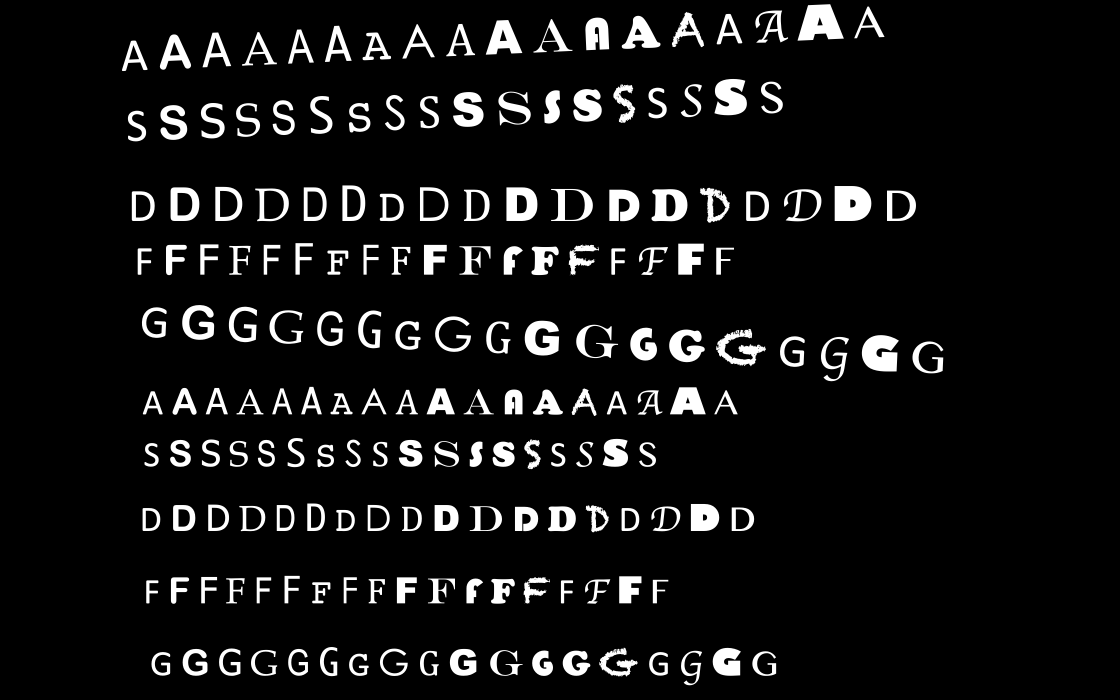
#> input picture Tarea 1/img/Testing.png, 3360 x 2100 px (shown at 1/3 size)
$ python -i utils.py   (imports and definitions only)
#> lines starting #> are read from the running program, lines starting #| are printed output that depends on the picture; after the words box and inside, x2 and y2 are one past the last pixel; in counts of white or black regions, pixels touching at a corner belong together
'''
        UTILS:

Saca bordes:
cv2.Canny(img,100,200)

Dibuja rectangulos:
cv2.rectangle(img, (500, 500), (1000, 1000), (255, 0, 0), 50)

Muestra 3 imagenes:
plt.figure(figsize=(75, 75))
plt.subplot(131), plt.imshow(th_R, cmap='gray')
plt.title('R Image'), plt.xticks([]), plt.yticks([])

plt.subplot(132), plt.imshow(th_G, cmap='gray')
plt.title('G Image'), plt.xticks([]), plt.yticks([])

plt.subplot(133), plt.imshow(th_B, cmap='gray')
plt.title('B Image'), plt.xticks([]), plt.yticks([])

plt.show()
'''

import cv2
from matplotlib import pyplot as plt
import numpy as np
import argparse
import json


def getThresholdImgs(img):
    '''
    Compute the threshold image of the three canals
    :params:
    img

    :returns:
    th_R, th_G, th_B
    '''

    img_R, img_G, img_B = cv2.split(img)

    _, th_R = cv2.threshold(img_R, 127, 255, cv2.THRESH_BINARY | cv2.THRESH_OTSU)
    _, th_G = cv2.threshold(img_G, 127, 255, cv2.THRESH_BINARY | cv2.THRESH_OTSU)
    _, th_B = cv2.threshold(img_B, 127, 255, cv2.THRESH_BINARY | cv2.THRESH_OTSU)

    return th_R, th_G, th_B


# [47 lines left out: functions printImg, isInside, segmentate, not called in this run]


def extractSubmatrix(matrix, upperPoint, downerPoint):
    return np.array([ x[upperPoint[0]:downerPoint[0]]
            for x in matrix[upperPoint[1]:downerPoint[1]]])


def saveJson(name, data):
    with open('data/' + name + '.json', 'w') as file:
        file.write(json.dumps(data, indent=2))

>>> import cv2
>>> picture = cv2.imread('../../Tarea 1/img/Testing.png')
#> picture is the input picture: shape (2100, 3360, 3); min 0, max 255, mean 19.3
>>> result = getThresholdImgs(picture)
#> in getThresholdImgs, `_, th_R = cv2.threshold(img_R, 127, 255, cv2.THRESH_BINARY | cv2.THRES..`:
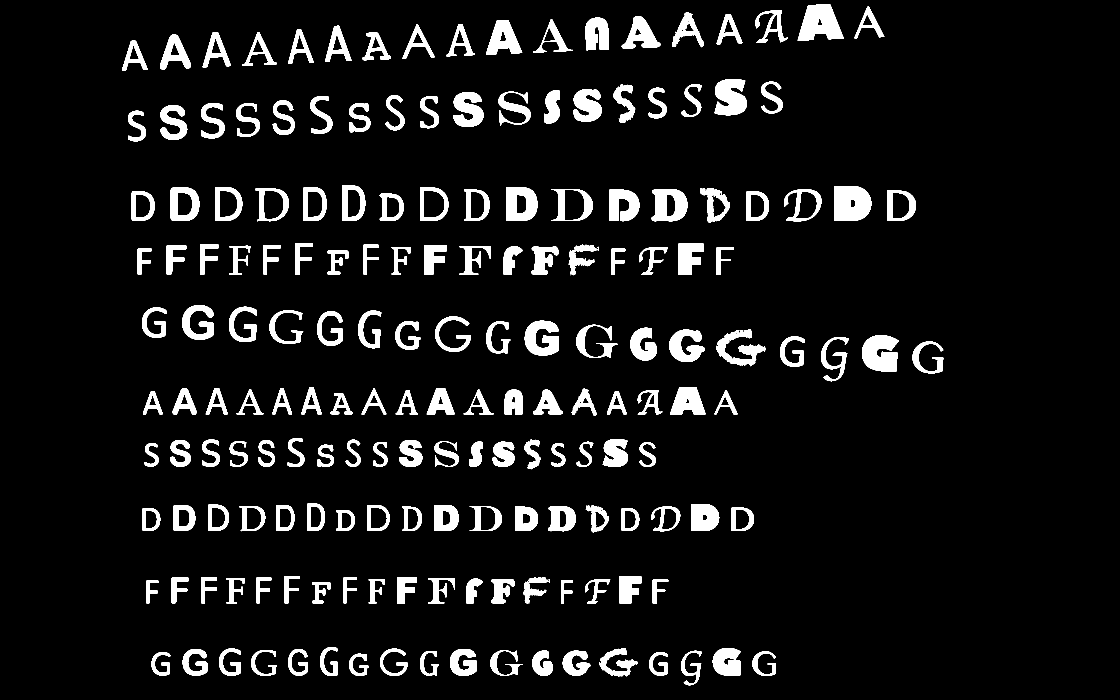
#> th_R: shape (2100, 3360) (shown at 1/3 size); 7.6% white; 195 white regions (15 under 20 px), largest, box (x1, y1, x2, y2) and area: (2504, 558, 2614, 663) 10036, (2393, 13, 2531, 122) 9913, (2586, 1005, 2696, 1114) 9136

$ run again, on Tarea 1/img/Training_01.png
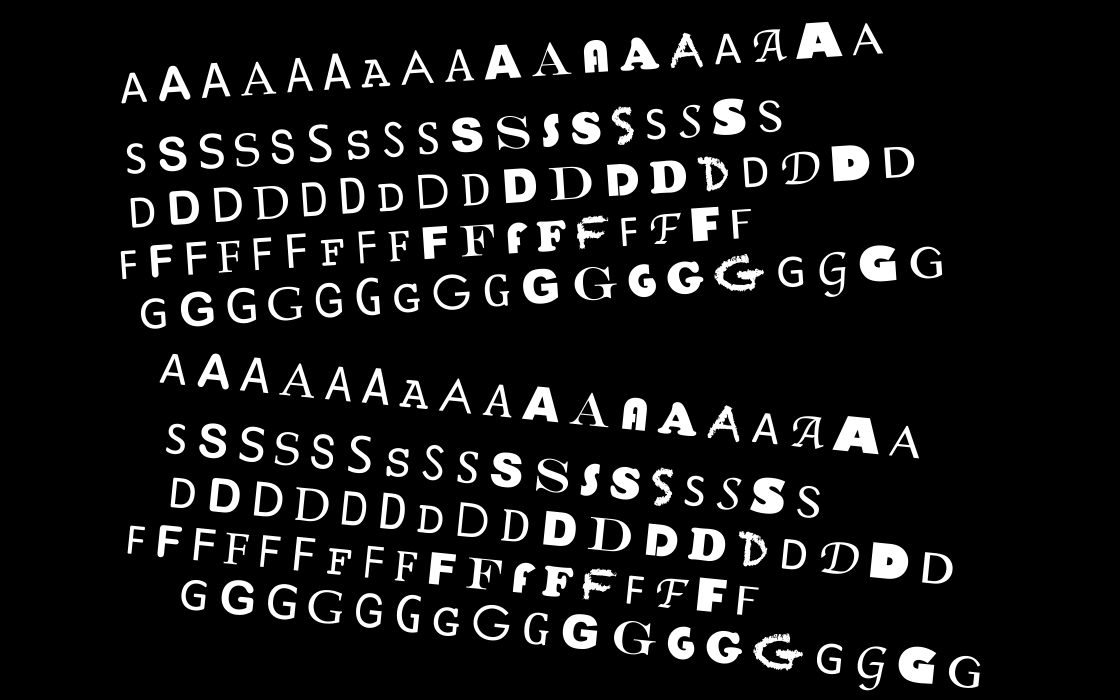
#> input picture Tarea 1/img/Training_01.png, 3360 x 2100 px (shown at 1/3 size)
#> picture is the input picture: shape (2100, 3360, 3); min 0, max 255, mean 24.2
#> in getThresholdImgs, `_, th_R = cv2.threshold(img_R, 127, 255, cv2.THRESH_BINARY | cv2.THRES..`:
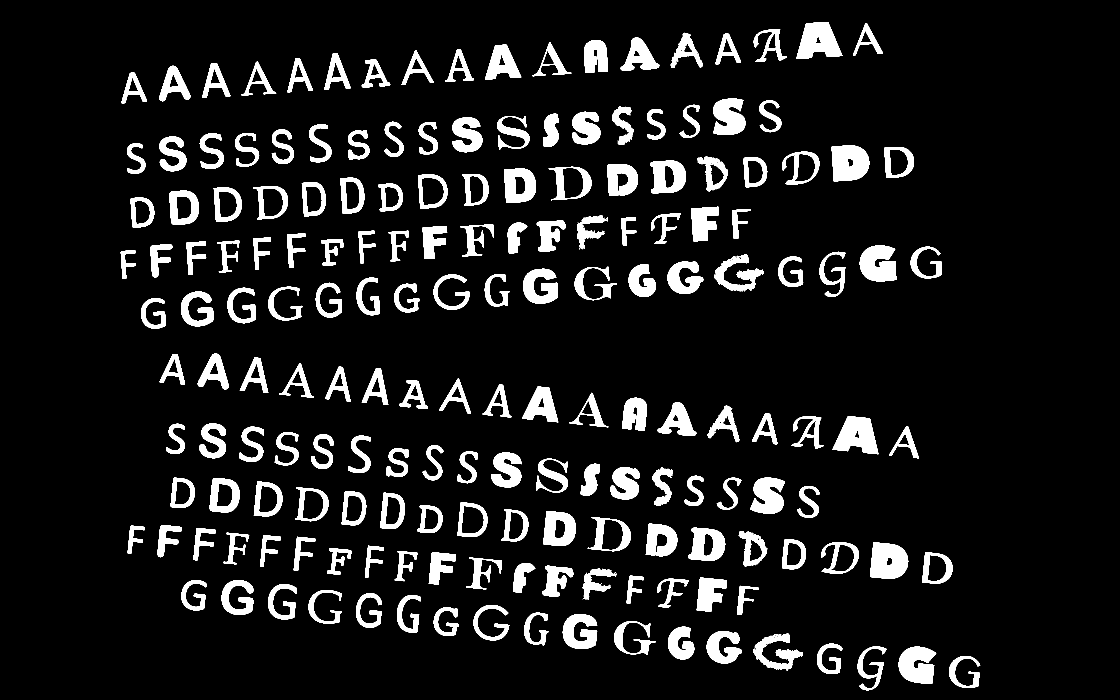
#> th_R: shape (2100, 3360) (shown at 1/3 size); 9.5% white; 199 white regions (17 under 20 px), largest, box (x1, y1, x2, y2) and area: (2495, 436, 2608, 544) 10020, (2610, 1627, 2725, 1737) 10007, (2389, 66, 2527, 177) 9911

$ run again, on Tarea 1/img/Training_02.png
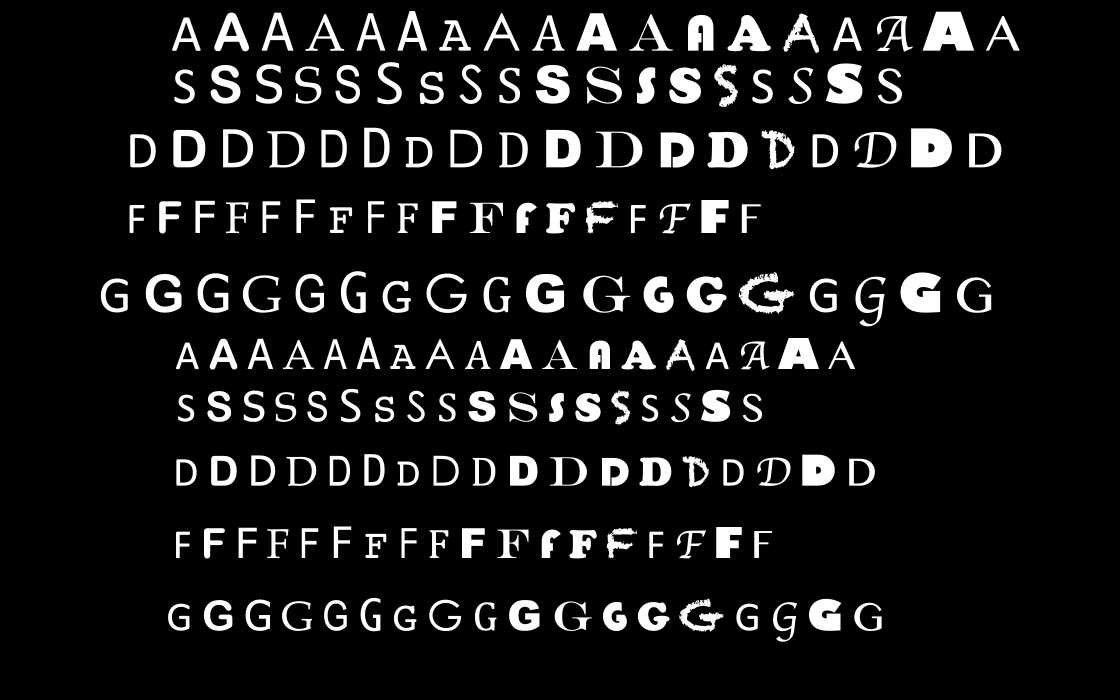
#> input picture Tarea 1/img/Training_02.png, 3360 x 2100 px (shown at 1/3 size)
#> picture is the input picture: shape (2100, 3360, 3); min 0, max 255, mean 24.3
#> in getThresholdImgs, `_, th_R = cv2.threshold(img_R, 127, 255, cv2.THRESH_BINARY | cv2.THRES..`:
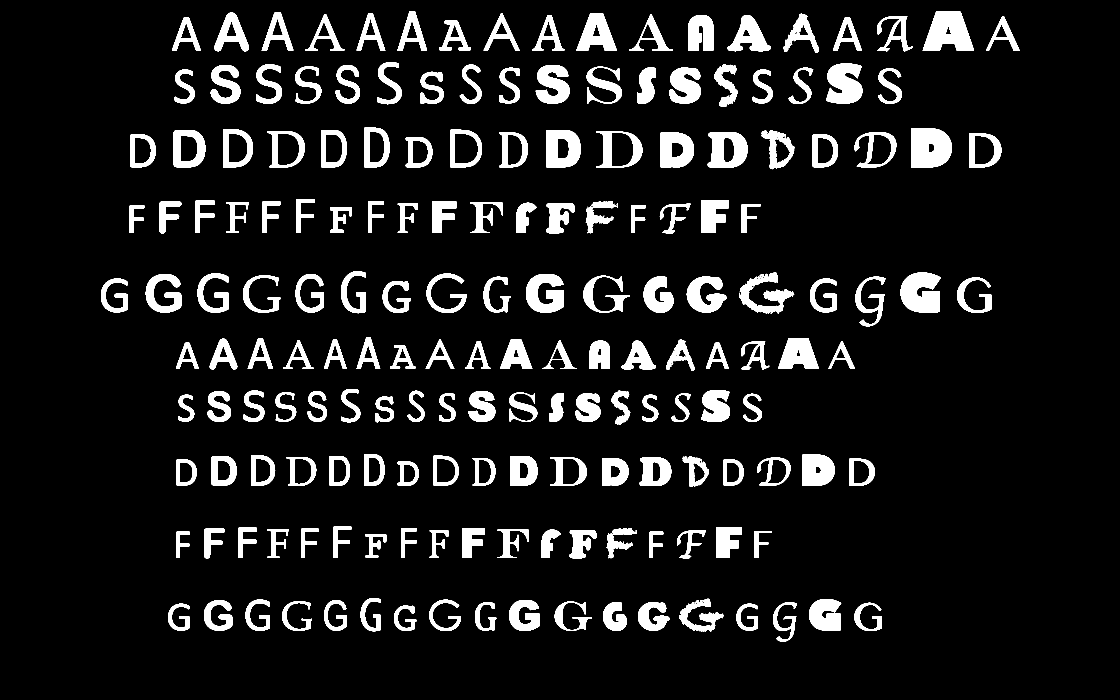
#> th_R: shape (2100, 3360) (shown at 1/3 size); 9.5% white; 200 white regions (19 under 20 px), largest, box (x1, y1, x2, y2) and area: (2733, 385, 2856, 502) 12445, (2768, 35, 2922, 152) 12276, (2702, 817, 2823, 938) 11322
